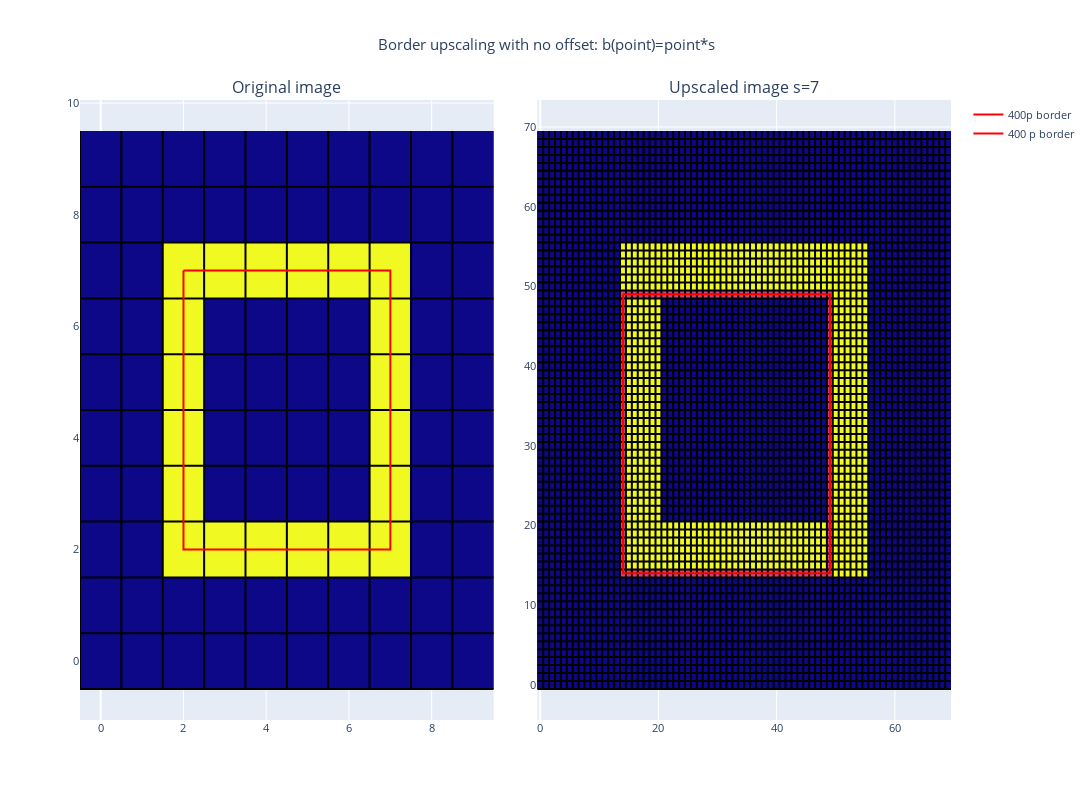

This figure's notebook cell:
### Markdown cell above
# Get intersected pixels

### Code cell
fig = make_subplots(rows=1, cols=2, 
                    horizontal_spacing=0.05, 
                    vertical_spacing=0.1,
                    subplot_titles=('Original image', f"Upscaled image s={scale_factor}"))
# Add images to plot
base_image_fig = px.imshow(test_image)
fig.add_trace(base_image_fig.data[0], 1, 1)
xs, ys = gridlines(test_image)
fig.add_trace(go.Scatter(x=xs, y=ys, marker=dict(color='black', size=1), name=f"Pixel edges", showlegend=False), row=1, col=1)

upscaled_image_box_2 = upscaled_image_box.copy()
xs, ys = pixels_between_points(fourier_xs*scale_factor, fourier_ys*scale_factor)
# xs, ys = pixels_between_points(fourier_xs*scale_factor+scale_factor/2-0.5, fourier_ys*scale_factor+scale_factor/2-0.5)
for x,y in list(zip(xs,ys)):
    upscaled_image_box_2[int(x)][int(y)] = 0.5
    
upscaled_image_fig = px.imshow(upscaled_image_box_2)
fig.add_trace(upscaled_image_fig.data[0], 1, 2)
xs, ys = gridlines(upscaled_image_box_2)
fig.add_trace(go.Scatter(x=xs, y=ys, marker=dict(color='black', size=1), name=f"Pixel edges", showlegend=False), row=1, col=2)

# 400p borders
fig.add_trace(go.Scatter(x=fourier_xs, y=fourier_ys, marker=dict(color='red', size=10), name=f"400p border"), row=1, col=1)
fig.add_trace(go.Scatter(x=fourier_xs*scale_factor, y=fourier_ys*scale_factor, marker=dict(color='red', size=10), name=f"400 p border"), row=1, col=2)

fig.update_layout(title_text=f"Border upscaling with no offset: b(point)=point*s", title_x=0.5, width=1400, height=800, showlegend=True, font_size=11)
fig.update(layout_coloraxis_showscale=False)
fig.show()

### Figure 1 — Plotly figure (JSON) as saved in the notebook; plotly's stock layout.template omitted (floating-point values rounded to 4 significant figures; data arrays with more than 128 entries replaced by an {"elided": "..."} marker saying what was removed)
{"data": [{"coloraxis": "coloraxis", "hovertemplate": "x: %{x}<br>y: %{y}<br>color: %{z}<extra></extra>", "name": "0", "type": "heatmap", "xaxis": "x", "yaxis": "y", "z": [[0, 0, 0, 0, 0, 0, 0, 0, 0, 0], [0, 0, 0, 0, 0, 0, 0, 0, 0, 0], [0, 0, 1, 1, 1, 1, 1, 1, 0, 0], [0, 0, 1, 0, 0, 0, 0, 1, 0, 0], [0, 0, 1, 0, 0, 0, 0, 1, 0, 0], [0, 0, 1, 0, 0, 0, 0, 1, 0, 0], [0, 0, 1, 0, 0, 0, 0, 1, 0, 0], [0, 0, 1, 1, 1, 1, 1, 1, 0, 0], [0, 0, 0, 0, 0, 0, 0, 0, 0, 0], [0, 0, 0, 0, 0, 0, 0, 0, 0, 0]]}, {"marker": {"color": "black", "size": 1}, "name": "Pixel edges", "showlegend": false, "type": "scatter", "x": [-0.5, -0.5, null, -0.5, 9.5, null, 0.5, 0.5, null, -0.5, 9.5, null, 1.5, 1.5, null, -0.5, 9.5, null, 2.5, 2.5, null, -0.5, 9.5, null, 3.5, 3.5, null, -0.5, 9.5, null, 4.5, 4.5, null, -0.5, 9.5, null, 5.5, 5.5, null, -0.5, 9.5, null, 6.5, 6.5, null, -0.5, 9.5, null, 7.5, 7.5, null, -0.5, 9.5, null, 8.5, 8.5, null, -0.5, 9.5, null], "xaxis": "x", "y": [-0.5, 9.5, null, -0.5, -0.5, null, -0.5, 9.5, null, 0.5, 0.5, null, -0.5, 9.5, null, 1.5, 1.5, null, -0.5, 9.5, null, 2.5, 2.5, null, -0.5, 9.5, null, 3.5, 3.5, null, -0.5, 9.5, null, 4.5, 4.5, null, -0.5, 9.5, null, 5.5, 5.5, null, -0.5, 9.5, null, 6.5, 6.5, null, -0.5, 9.5, null, 7.5, 7.5, null, -0.5, 9.5, null, 8.5, 8.5, null], "yaxis": "y"}, {"coloraxis": "coloraxis", "hovertemplate": "x: %{x}<br>y: %{y}<br>color: %{z}<extra></extra>", "name": "0", "type": "heatmap", "xaxis": "x2", "yaxis": "y2", "z": {"elided": "70x70 float values"}}, {"marker": {"color": "black", "size": 1}, "name": "Pixel edges", "showlegend": false, "type": "scatter", "x": {"elided": "420 float values"}, "xaxis": "x2", "y": {"elided": "420 float values"}, "yaxis": "y2"}, {"marker": {"color": "red", "size": 10}, "name": "400p border", "type": "scatter", "x": {"elided": "200 float values"}, "xaxis": "x", "y": {"elided": "200 float values"}, "yaxis": "y"}, {"marker": {"color": "red", "size": 10}, "name": "400 p border", "type": "scatter", "x": {"elided": "200 float values"}, "xaxis": "x2", "y": {"elided": "200 float values"}, "yaxis": "y2"}], "layout": {"annotations": [{"font": {"size": 16}, "showarrow": false, "text": "Original image", "x": 0.2375, "xanchor": "center", "xref": "paper", "y": 1, "yanchor": "bottom", "yref": "paper"}, {"font": {"size": 16}, "showarrow": false, "text": "Upscaled image s=7", "x": 0.7625, "xanchor": "center", "xref": "paper", "y": 1, "yanchor": "bottom", "yref": "paper"}], "coloraxis": {"showscale": false}, "font": {"size": 11}, "height": 800, "showlegend": true, "title": {"text": "Border upscaling with no offset: b(point)=point*s", "x": 0.5}, "width": 1400, "xaxis": {"anchor": "y", "domain": [0, 0.475]}, "xaxis2": {"anchor": "y2", "domain": [0.525, 1]}, "yaxis": {"anchor": "x", "domain": [0, 1]}, "yaxis2": {"anchor": "x2", "domain": [0, 1]}}}
